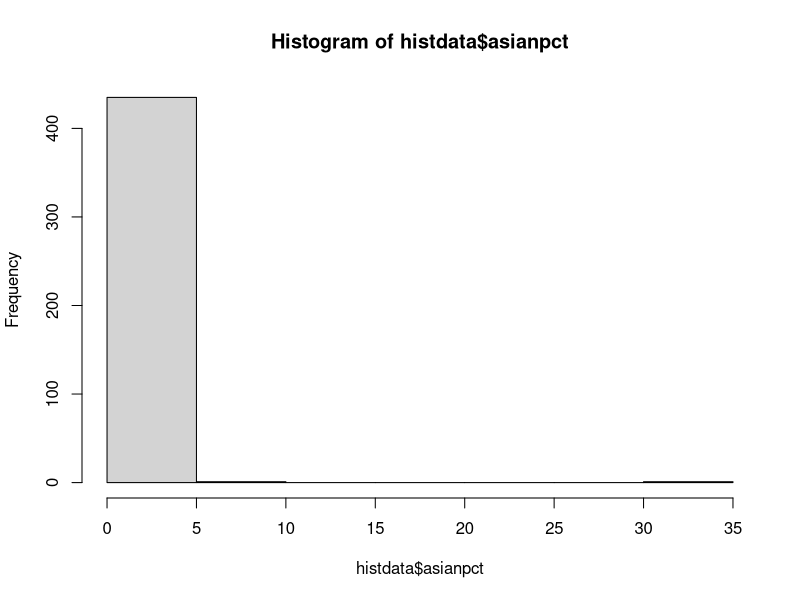
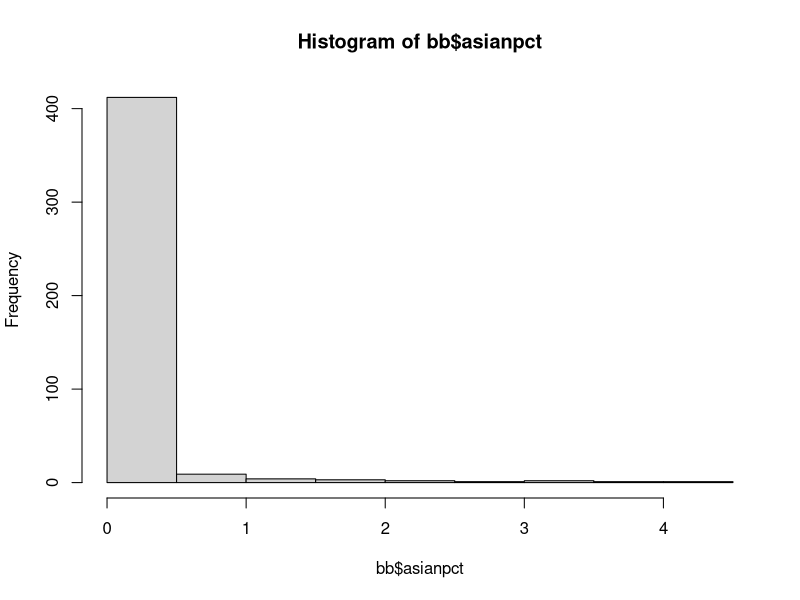
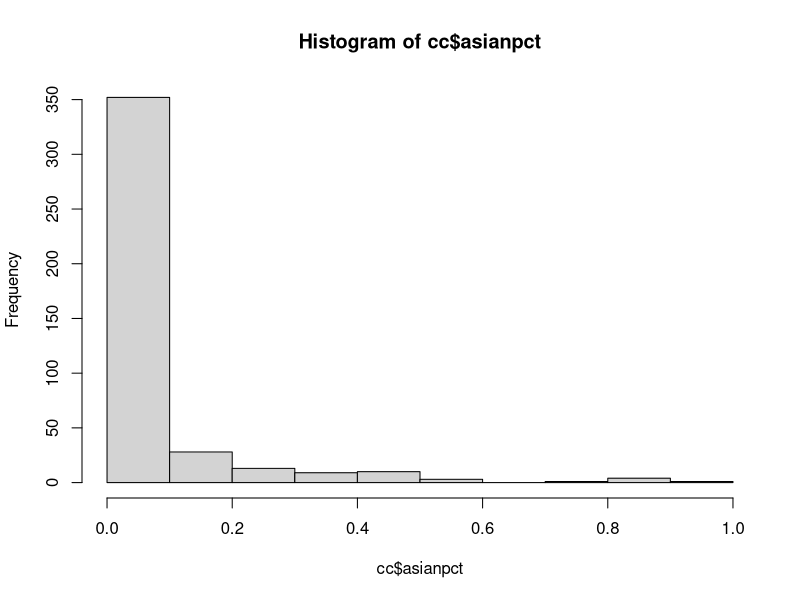
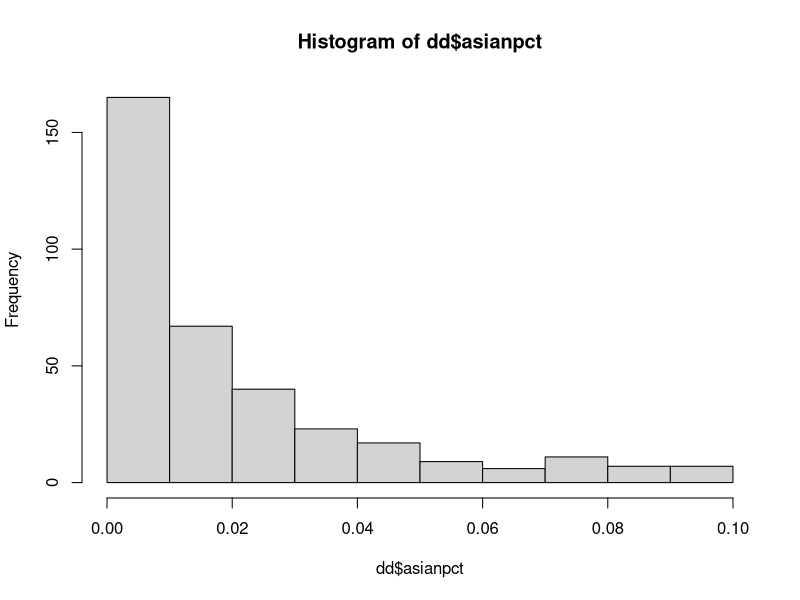
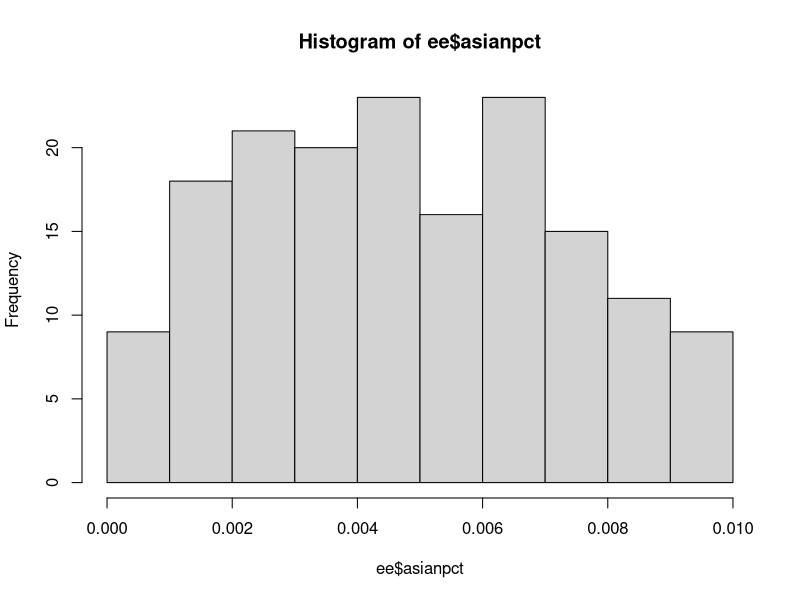

Write R code to recreate these figures, in order. (Note: this script raises an error after producing the figures.)
# 1. midwest 데이터를 data.frame으로 불러온 후, 전체인구와 아시아계인구 데이터의 특징을 설명하시오. (state별 비교 설명)library(ggplot2) ####
midwest = as.data.frame(ggplot2::midwest)
midwest = as.data.frame(midwest)

totaldensity=aggregate(data=midwest, popdensity~state,mean)
totaldensity[order(-(totaldensity$popdensity)),]

asiandensity=aggregate(data=midwest, percasian~state,mean)
asiandensity[order(-(asiandensity$percasian)),]

# 데이터 특징:
# midwest는 437개의 county에 관한 28개 분야의 정보를 담고 있는 dataframe이다.
# state는 총 5개, county는 총 437개로 나눠지고 이 중 아시아인은 최소 0명에서 최대 188,565명이 각 county에 살고 있다. 
# 전체 인구밀도는 OH-MI-IL-IN-WI주 순서로 높고 
# 주별 평균 아시아인 비율은 IL-WI-MI-OH-IN 순으로 높다.



# 2. poptotal 변수(컬럼)를 total로, popasian 변수를 asian으로 변수명을 변경하는 코드를 작성하시오. ####
colnames(midwest)[colnames(midwest)=="poptotal"] = "total"
colnames(midwest)[colnames(midwest)=="popasian"] = "asian"
colnames(midwest)



# 3. 전체 아시아계 인구수와, asian 변수를 이용해 `전체 아시아계 인구 대비 아시아계 인구 백분율` 파생변수(asianpct)를 추가하고, 히스토그램을 그리시오.
####
summedasian = sum(midwest$asian)
midwest$asianpct = midwest[,'asian'] / summedasian * 100

histdata = midwest[,c('asianpct', 'county')]
hist(histdata$asianpct)

# 이 때 히스토그램을 보면 0-5구간에 대부분 몰려있는 걸 알 수 있으므로 5 이상인 것들만 뽑아보면 
aa = histdata[histdata$asianpct > 5,]
aa
# IL의 두 county에서 전체 아시아인의 약 32퍼센트와 약 6퍼센트가 각각 살고있다는 걸 알 수 있다.

# 0-5구간에 값이 몰려있는데 이를 세분화해서 들어가보면
bb = histdata[histdata$asianpct <= 5,]
bb
hist(bb$asianpct)

cc = histdata[histdata$asianpct <= 1,]
cc
hist(cc$asianpct)

dd = histdata[histdata$asianpct <= 0.1,]
hist(dd$asianpct)

# 0-0.1까지 내려갔을 때 의미있는 히스토그램이 그려지는 걸 알 수 있다.
ee = histdata[histdata$asianpct <= 0.01,]
hist(ee$asianpct)



# 4. 도시(state)기준으로 아시아계 인구가 어떻게 분포하는지 설명하시오. ####
asianperstate= aggregate(data=histdata, asianpct~state, mean)
asianperstate[order(-asianperstate$asianpct),]
# IL-WI-MI-OH-IN순으로 아시아계 인구가 많다. 



# 5. 아시아계 인구 백분율(asianpct)의 전체 평균을 구하고, 평균을 초과하면 "lg", 그 외는 "sm"을 부여하는 파생변수(asianrate)를 추가하는 코드를 작성하시오. ####
midwest$asianrate = ifelse(midwest$asianpct >= mean(midwest$asianpct),"lg","sm")



# 6. "lg"와 "sm"에 해당하는 지역이 얼마나 되는지 빈도 막대그래프(qplot)을 그려보시오.####
library(ggplot2)
qplot(midwest$asianrate)
